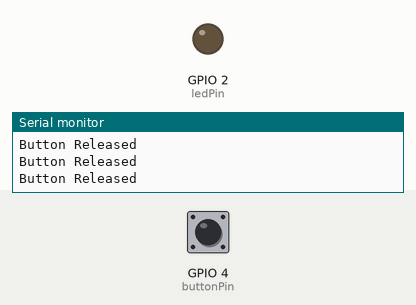
This sketch was run on a simulated ESP32. Shown: output pins drawn as LEDs (lit = HIGH), the last lines printed to the serial monitor. The test bench sets the inputs (shaded band); at power-on: GPIO 4 (buttonPin) HIGH.

Above: at 1.2 s.
1.3 s: GPIO 4 (buttonPin) pulled LOW for 0.15 s
At 1.4 s:
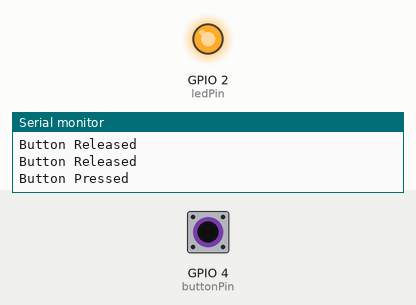
3.0 s: GPIO 4 (buttonPin) pulled LOW for 3.2 s
At 6.7 s:
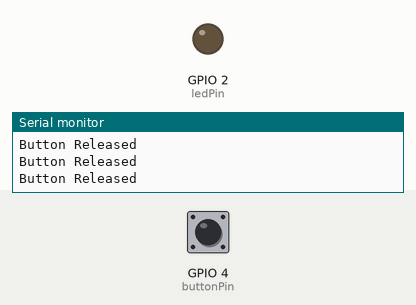
Timing chart, 0 to 8.2 s (numbered marks = the images above; inputs shaded):
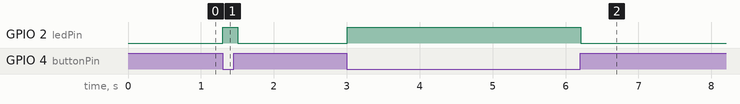

The sketch:

PushbuttonTest.ino
```cpp
const int buttonPin = 4;     // GPIO pin where pushbutton is connected
const int ledPin = 2;        // GPIO pin where LED is connected (built-in LED on ESP32)

void setup() {
    pinMode(buttonPin, INPUT_PULLUP); // Use internal pull-up resistor
    pinMode(ledPin, OUTPUT);
    Serial.begin(115200);
}

void loop() {
    int buttonState = digitalRead(buttonPin);

    if (buttonState == LOW) { // Button pressed (active low)
        digitalWrite(ledPin, HIGH); // Turn LED on
        Serial.println("Button Pressed");
    } else {
        digitalWrite(ledPin, LOW); // Turn LED off
        Serial.println("Button Released");
    }

    delay(100); // Debounce delay
}
```

Measured:
- after the input at 1.3 s, GPIO 2 (ledPin): LOW → HIGH at once, → LOW 0.20 s later
- after the input at 3.0 s, GPIO 2 (ledPin): LOW → HIGH at once, → LOW 3.2 s later
